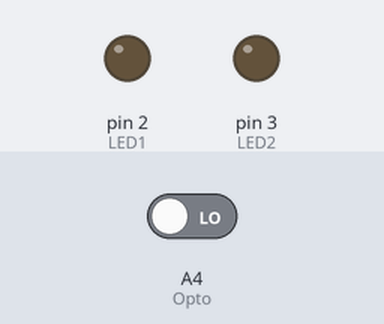
Recording of a sketch running on a simulated Arduino Uno, built with avr-gcc and run on an emulated ATmega328P. On the bench: output pins drawn as LEDs (lit = HIGH). Dashed ring = blinking. The inputs (shaded band) are chosen by the test bench; at power-on: A4 (Opto) LOW.

Above: at 1.2 s.
1.3 s: A4 (Opto) driven HIGH
At 1.7 s:
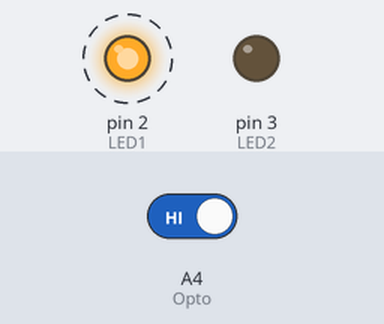
4.3 s: A4 (Opto) driven LOW
At 4.7 s:
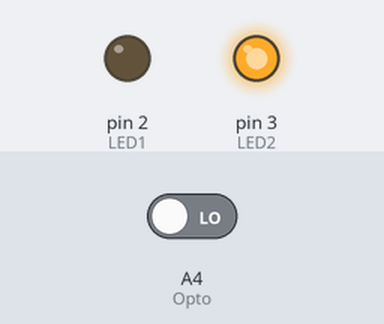
Timing chart, 0 to 7.3 s (numbered marks = the images above; inputs shaded):
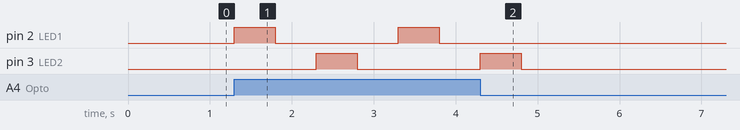

Measured:
- after the input at 1.3 s, pin 2 (LED1): alternates HIGH for 0.50 s and LOW for 1.5 s, starting at once; pin 3 (LED2): LOW → HIGH after 1.0 s, → LOW 0.50 s later
- after the input at 4.3 s, pin 2 (LED1): stops changing and stays LOW; pin 3 (LED2): goes on until 4.8 s, then stays LOW

The sketch:

OptoInterruptor.ino
```cpp
#define LED1 2
#define LED2 3
#define Opto A4

int Opto_lee;

void setup() {
 pinMode(LED1, OUTPUT);
  pinMode(LED2, OUTPUT);
  pinMode(Opto, INPUT);

}

void loop() {
  Opto_lee = digitalRead(Opto);

  if (Opto_lee == 1) {
   digitalWrite(LED1, HIGH);
    delay(500);
    digitalWrite(LED1, LOW);
    delay(500);
    digitalWrite(LED2, HIGH);
    delay(500);
    digitalWrite(LED2, LOW);
    delay(500);
  } else {
    digitalWrite(LED1, LOW);
    digitalWrite(LED2, LOW);
  }  }
```
